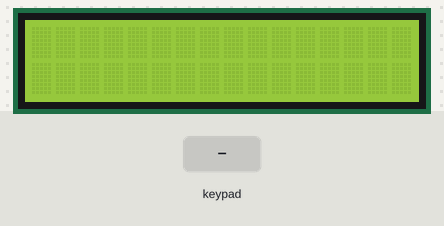
This sketch was run on a simulated Arduino Uno, built with avr-gcc and run on an emulated ATmega328P. Parts: 16×2 character LCD. The test bench sets the inputs (shaded band). What the sketch prints to the serial monitor is not drawn.

Above: at 2.2 s.
2.3 s: keypad keys 1 3 1 2 1 1 1 0 # pressed 0.4 s apart
At 6.1 s:
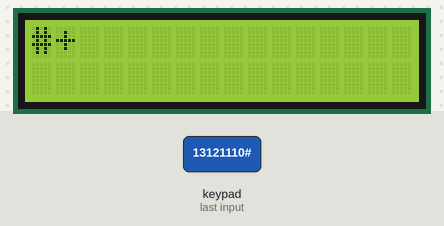
7.4 s: key 'A' pressed
At 8.6 s:
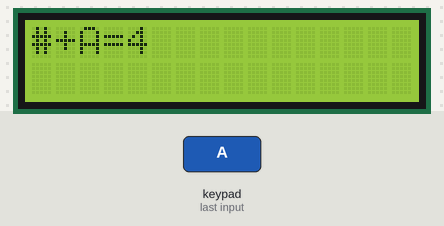
8.9 s: key 'B' pressed
At 9.9 s:
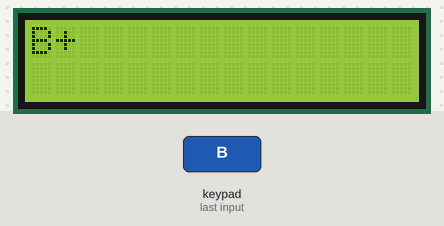
10.4 s: keypad keys 1 3 1 2 1 1 1 0 * pressed 0.4 s apart
At 14.5 s:
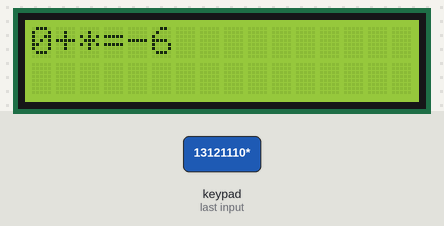
15.5 s: key 'C' pressed
At 15.9 s:
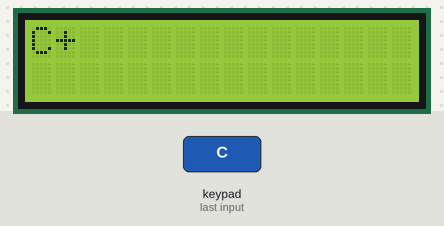
17.0 s: keypad keys 1 3 1 2 1 1 1 0 D pressed 0.4 s apart
At 20.9 s:
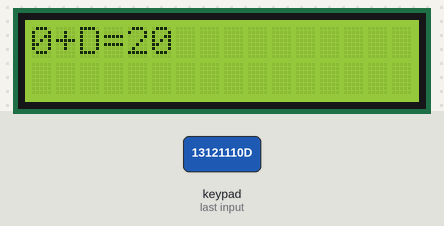
Timing chart, 0 to 22.4 s (numbered marks = the images above; inputs shaded):
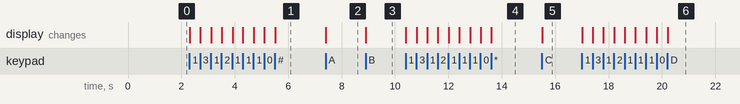

Measured:
- after the input at 2.3 s, the display: first changes at once (image 1 shows a later state)
- after the input at 7.4 s, the display: changes at once (image 2)
- after the input at 8.9 s, the display: changes at once (image 3)
- after the input at 10.4 s, the display: first changes at once (image 4 shows a later state)
- after the input at 15.5 s, the display: changes at once (image 5)
- after the input at 17.0 s, the display: first changes at once (image 6 shows a later state)

The sketch:

clase6_desafio9.ino
```cpp
#include <Key.h>
#include <Keypad.h>
#include <Wire.h>
#include <LiquidCrystal_I2C.h>

LiquidCrystal_I2C lcd(0x27,16,2);

const byte ROWS = 4; //four rows
const byte COLS = 4; //four columns
char keys[ROWS][COLS] = {
  {'1','2','3','A'},
  {'4','5','6','B'},
  {'7','8','9','C'},
  {'*','0','#','D'}
};

byte rowPins[ROWS] = {13, 12, 11, 10};
byte colPins[COLS] = {9, 8, 7, 6};

Keypad keypad = Keypad( makeKeymap(keys), rowPins, colPins, ROWS, COLS );

int nose = 0;
int num;

void setup(){
   Serial.begin(9600);
   lcd.init();
   lcd.backlight();
   delay(1000);
}

void loop(){
  char key = keypad.getKey();

  if (key){
    Serial.println(key);
    if (nose == 0){
      num = int(key);
      nose = 1;
      lcd.clear();
      lcd.setCursor(0,0);
      lcd.print(key);
      lcd.setCursor(1,0);
      lcd.print("+");
    }
    else {
      lcd.setCursor(2,0);
      lcd.print(key);
      lcd.setCursor(3,0);
      lcd.print("=");
      lcd.setCursor(4,0);
      lcd.print(int(key)+num-96);
      nose = 0;
    }

  }
}
```
